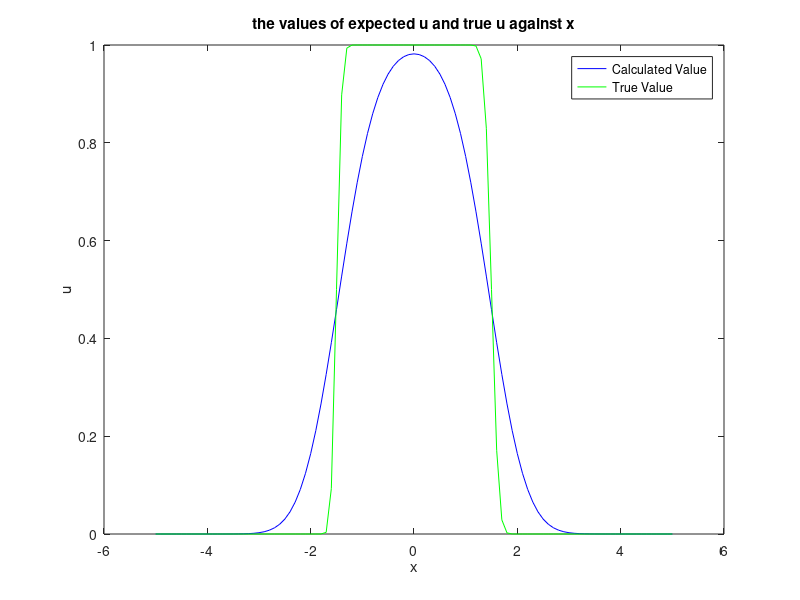

Here is the MATLAB script that generated this plot:
%Nasruddin_Moia_Exercise_11

clc;
clear;


L=5; h=0.1; tau=0.0001; N=2000;



x=[-L:h:L];

for i=1:length(x)
    D=[1-abs(x)/10];
end


u0=[];

for i=1:length(x)
    if abs(x(i))<1.5
        u0(i)=1;
    else
        u0(i)=0;
    end
end

u=u0;

t=[0];
for i=1:N
    t(i+1)=t(i)+tau;
end

for i=1:length(x)
    if (x(i)<0.1 & t(i)<0.6 && t(i)>0.1)
        S(i)=4;
    else
        S(i)=0;
    end
end


for n=1:N
    
    u_num=u;
    for i=2:length(x)-1
        if abs(x(i))<=L
            u_num(i)=u(i)+ (tau/h^2) * D(i) * (u(i+1) - u(i)) + (tau/h^2) * D(i) * (u(i-1) - u(i)) + tau*S(i);
        else
            Z=0;
            u_num(i)=u(i)+ (tau/h^2) * Z * (u(i+1) - u(i)) + (tau/h^2) * Z * (u(i-1) - u(i)) + tau*S(i);
        end
    end
    u=u_num;
    t(n+1)=t(n)+tau;
end

figure(1)
plot(x,u,'blue');
hold on

for i=1:length(x) 
    ut(i)=0.5*(erf((1.5-x(i))/(2*sqrt(D(i)*t(i))))-erf((-1.5-x(i))/(2*sqrt(D(i)*t(i)))));
end

plot(x,ut,'green');
title("the values of expected u and true u against x")
xlabel("x")
ylabel("u")
legend('Calculated Value','True Value')

%In this graph one can see that even though the measured graph deviates
%from the true results, it's underneath area doesn't go beyond it, and
%therefore it is truer for lesser values of tau than the previous code.